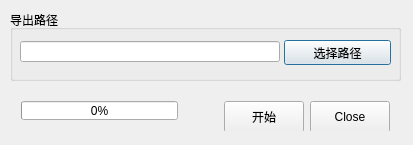
<?xml version="1.0" encoding="UTF-8"?>
<ui version="4.0">
 <class>ExportVideoDialog</class>
 <widget class="QDialog" name="ExportVideoDialog">
  <property name="geometry">
   <rect>
    <x>0</x>
    <y>0</y>
    <width>413</width>
    <height>145</height>
   </rect>
  </property>
  <property name="windowTitle">
   <string>ExportVideoDialog</string>
  </property>
  <widget class="QGroupBox" name="groupBox">
   <property name="geometry">
    <rect>
     <x>10</x>
     <y>10</y>
     <width>391</width>
     <height>71</height>
    </rect>
   </property>
   <property name="title">
    <string>导出路径</string>
   </property>
   <widget class="QLineEdit" name="exportDestEdit">
    <property name="geometry">
     <rect>
      <x>10</x>
      <y>31</y>
      <width>260</width>
      <height>21</height>
     </rect>
    </property>
    <property name="minimumSize">
     <size>
      <width>260</width>
      <height>0</height>
     </size>
    </property>
    <property name="readOnly">
     <bool>true</bool>
    </property>
   </widget>
   <widget class="QPushButton" name="selectFolderButton">
    <property name="geometry">
     <rect>
      <x>274</x>
      <y>30</y>
      <width>107</width>
      <height>25</height>
     </rect>
    </property>
    <property name="minimumSize">
     <size>
      <width>107</width>
      <height>20</height>
     </size>
    </property>
    <property name="maximumSize">
     <size>
      <width>107</width>
      <height>32</height>
     </size>
    </property>
    <property name="text">
     <string>选择路径</string>
    </property>
   </widget>
  </widget>
  <widget class="QWidget" name="layoutWidget">
   <property name="geometry">
    <rect>
     <x>10</x>
     <y>90</y>
     <width>391</width>
     <height>41</height>
    </rect>
   </property>
   <layout class="QHBoxLayout" name="horizontalLayout" stretch="1,0,0,0">
    <item>
     <widget class="QProgressBar" name="progressBar">
      <property name="value">
       <number>0</number>
      </property>
      <property name="alignment">
       <set>Qt::AlignCenter</set>
      </property>
      <property name="textDirection">
       <enum>QProgressBar::TopToBottom</enum>
      </property>
     </widget>
    </item>
    <item>
     <spacer name="horizontalSpacer">
      <property name="orientation">
       <enum>Qt::Horizontal</enum>
      </property>
      <property name="sizeHint" stdset="0">
       <size>
        <width>40</width>
        <height>20</height>
       </size>
      </property>
     </spacer>
    </item>
    <item>
     <widget class="QPushButton" name="startBtn">
      <property name="minimumSize">
       <size>
        <width>80</width>
        <height>32</height>
       </size>
      </property>
      <property name="maximumSize">
       <size>
        <width>80</width>
        <height>32</height>
       </size>
      </property>
      <property name="text">
       <string>开始</string>
      </property>
      <property name="checkable">
       <bool>true</bool>
      </property>
     </widget>
    </item>
    <item>
     <widget class="QPushButton" name="closeBtn">
      <property name="minimumSize">
       <size>
        <width>80</width>
        <height>32</height>
       </size>
      </property>
      <property name="maximumSize">
       <size>
        <width>80</width>
        <height>32</height>
       </size>
      </property>
      <property name="text">
       <string>Close</string>
      </property>
      <property name="checkable">
       <bool>true</bool>
      </property>
     </widget>
    </item>
   </layout>
  </widget>
 </widget>
 <layoutdefault spacing="6" margin="11"/>
 <resources/>
 <connections>
  <connection>
   <sender>closeBtn</sender>
   <signal>clicked()</signal>
   <receiver>ExportVideoDialog</receiver>
   <slot>reject()</slot>
   <hints>
    <hint type="sourcelabel">
     <x>359</x>
     <y>109</y>
    </hint>
    <hint type="destinationlabel">
     <x>206</x>
     <y>72</y>
    </hint>
   </hints>
  </connection>
 </connections>
</ui>
